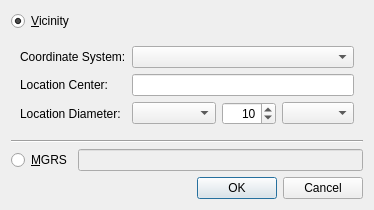
<?xml version="1.0" encoding="UTF-8"?>
<ui version="4.0">
 <class>vqRegionEditDialog</class>
 <widget class="QDialog" name="vqRegionEditDialog">
  <property name="geometry">
   <rect>
    <x>0</x>
    <y>0</y>
    <width>374</width>
    <height>198</height>
   </rect>
  </property>
  <property name="windowTitle">
   <string>Edit Region</string>
  </property>
  <layout class="QGridLayout" name="gridLayout">
   <item row="0" column="0" colspan="2">
    <widget class="QRadioButton" name="vicinity">
     <property name="toolTip">
      <string>Define a region by providing a center coordinate and region size.</string>
     </property>
     <property name="text">
      <string>&amp;Vicinity</string>
     </property>
     <property name="checked">
      <bool>true</bool>
     </property>
    </widget>
   </item>
   <item row="1" column="0" colspan="2">
    <widget class="QWidget" name="widget" native="true">
     <layout class="QFormLayout" name="formLayout">
      <item row="0" column="0">
       <widget class="QLabel" name="crsLabel">
        <property name="text">
         <string>Coordinate System:</string>
        </property>
       </widget>
      </item>
      <item row="0" column="1">
       <widget class="QComboBox" name="crs"/>
      </item>
      <item row="1" column="1">
       <widget class="QLineEdit" name="location"/>
      </item>
      <item row="1" column="0">
       <widget class="QLabel" name="locationLabel">
        <property name="toolTip">
         <string>&lt;html&gt;&lt;body&gt;
&lt;p&gt;Specify the region center, in latitude/longitude or UTM coordinates. See example coordinate specifications below.&lt;/p&gt;
&lt;p&gt;&lt;b&gt;Good:&lt;/b&gt;
&lt;table&gt;
&lt;tr&gt;&lt;td&gt;13:20:22W 45:12:59N&lt;/td&gt;&lt;/tr&gt;
&lt;tr&gt;&lt;td&gt;13d20'22&quot;W,45d12'59&quot;N&lt;/td&gt;&lt;/tr&gt;
&lt;tr&gt;&lt;td&gt;13.339444W 45.216389N&lt;/td&gt;&lt;/tr&gt;
&lt;tr&gt;&lt;td&gt;+13d20'22&quot; -45d12'59&quot;&lt;/td&gt;&lt;/tr&gt;
&lt;tr&gt;&lt;td&gt;17N 12345.43 67890.98&lt;/td&gt;&lt;/tr&gt;
&lt;/table&gt;&lt;/p&gt;
&lt;p&gt;&lt;b&gt;Bad:&lt;/b&gt;
&lt;table&gt;
&lt;tr&gt;&lt;td&gt;13:20W 45:12N&lt;/td&gt;&lt;td&gt;&lt;i&gt;Must specify seconds&lt;/i&gt;&lt;/td&gt;&lt;/tr&gt;
&lt;tr&gt;&lt;td&gt;13d22sW 45d59sN&lt;/td&gt;&lt;td&gt;&lt;i&gt;Must specify minutes&lt;/i&gt;&lt;/td&gt;&lt;/tr&gt;
&lt;tr&gt;&lt;td&gt;13d20'22&quot;W 45d12'59&quot;N (WGS '84)&lt;/td&gt;&lt;td&gt;&lt;i&gt;Do not include coordinate system&lt;/i&gt;&lt;/td&gt;&lt;/tr&gt;
&lt;/table&gt;&lt;/p&gt;
&lt;/body&gt;&lt;/html&gt;</string>
        </property>
        <property name="text">
         <string>Location Center:</string>
        </property>
       </widget>
      </item>
      <item row="2" column="0">
       <widget class="QLabel" name="diameterLabel">
        <property name="toolTip">
         <string>&lt;html&gt;&lt;body&gt;&lt;p&gt;Define the size of the region. The region will be an approximate square whose sides are equal to this number, centered around the specified point.&lt;/p&gt;&lt;/body&gt;&lt;/html&gt;</string>
        </property>
        <property name="text">
         <string>Location Diameter:</string>
        </property>
       </widget>
      </item>
      <item row="2" column="1">
       <layout class="QHBoxLayout" name="horizontalLayout">
        <item>
         <widget class="QComboBox" name="diameterPreset">
          <property name="sizePolicy">
           <sizepolicy hsizetype="Expanding" vsizetype="Fixed">
            <horstretch>0</horstretch>
            <verstretch>0</verstretch>
           </sizepolicy>
          </property>
         </widget>
        </item>
        <item>
         <widget class="QDoubleSpinBox" name="diameter">
          <property name="alignment">
           <set>Qt::AlignRight|Qt::AlignTrailing|Qt::AlignVCenter</set>
          </property>
          <property name="decimals">
           <number>0</number>
          </property>
          <property name="minimum">
           <double>1.000000000000000</double>
          </property>
          <property name="maximum">
           <double>9999.000000000000000</double>
          </property>
          <property name="value">
           <double>10.000000000000000</double>
          </property>
         </widget>
        </item>
        <item>
         <widget class="QComboBox" name="diameterUnits">
          <property name="sizePolicy">
           <sizepolicy hsizetype="Minimum" vsizetype="Fixed">
            <horstretch>0</horstretch>
            <verstretch>0</verstretch>
           </sizepolicy>
          </property>
         </widget>
        </item>
       </layout>
      </item>
     </layout>
    </widget>
   </item>
   <item row="3" column="0">
    <widget class="QRadioButton" name="mgrs">
     <property name="toolTip">
      <string>Define a region by giving its MGRS specification.</string>
     </property>
     <property name="text">
      <string>&amp;MGRS</string>
     </property>
    </widget>
   </item>
   <item row="5" column="0" colspan="2">
    <spacer name="verticalSpacer">
     <property name="orientation">
      <enum>Qt::Vertical</enum>
     </property>
     <property name="sizeHint" stdset="0">
      <size>
       <width>20</width>
       <height>76</height>
      </size>
     </property>
    </spacer>
   </item>
   <item row="6" column="0" colspan="2">
    <widget class="QDialogButtonBox" name="buttonBox">
     <property name="orientation">
      <enum>Qt::Horizontal</enum>
     </property>
     <property name="standardButtons">
      <set>QDialogButtonBox::Cancel|QDialogButtonBox::Ok</set>
     </property>
    </widget>
   </item>
   <item row="3" column="1">
    <widget class="QLineEdit" name="mgrsLocation">
     <property name="enabled">
      <bool>false</bool>
     </property>
    </widget>
   </item>
   <item row="2" column="0" colspan="2">
    <widget class="Line" name="line">
     <property name="orientation">
      <enum>Qt::Horizontal</enum>
     </property>
    </widget>
   </item>
  </layout>
 </widget>
 <resources/>
 <connections>
  <connection>
   <sender>buttonBox</sender>
   <signal>accepted()</signal>
   <receiver>vqRegionEditDialog</receiver>
   <slot>accept()</slot>
   <hints>
    <hint type="sourcelabel">
     <x>248</x>
     <y>254</y>
    </hint>
    <hint type="destinationlabel">
     <x>157</x>
     <y>274</y>
    </hint>
   </hints>
  </connection>
  <connection>
   <sender>buttonBox</sender>
   <signal>rejected()</signal>
   <receiver>vqRegionEditDialog</receiver>
   <slot>reject()</slot>
   <hints>
    <hint type="sourcelabel">
     <x>316</x>
     <y>260</y>
    </hint>
    <hint type="destinationlabel">
     <x>286</x>
     <y>274</y>
    </hint>
   </hints>
  </connection>
  <connection>
   <sender>mgrs</sender>
   <signal>toggled(bool)</signal>
   <receiver>mgrsLocation</receiver>
   <slot>setEnabled(bool)</slot>
   <hints>
    <hint type="sourcelabel">
     <x>74</x>
     <y>156</y>
    </hint>
    <hint type="destinationlabel">
     <x>75</x>
     <y>185</y>
    </hint>
   </hints>
  </connection>
  <connection>
   <sender>vicinity</sender>
   <signal>toggled(bool)</signal>
   <receiver>widget</receiver>
   <slot>setEnabled(bool)</slot>
   <hints>
    <hint type="sourcelabel">
     <x>70</x>
     <y>22</y>
    </hint>
    <hint type="destinationlabel">
     <x>238</x>
     <y>93</y>
    </hint>
   </hints>
  </connection>
 </connections>
</ui>
